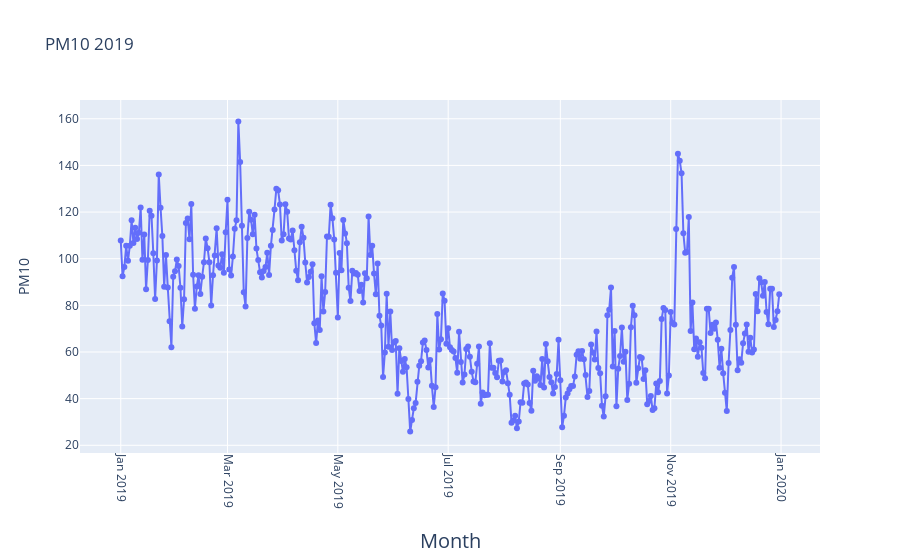

The notebook cell saved with this chart:
### Code cell
#2019
fig = go.Figure(go.Scatter(
    mode = "lines+markers",
    y = aqi_level_19.iloc[:,2],
    x = aqi_level_19.iloc[:,1]))
fig.update_xaxes(
        tickangle = 90,
        title_text = "Month",
        title_font = {"size": 20},
        title_standoff = 25)

fig.update_yaxes(
        title_text = "PM10",
        title_standoff = 25)
fig.update_layout(title_text="PM10 2019")

fig.show()

### Figure 1 — Plotly figure (JSON) as saved in the notebook; plotly's stock layout.template omitted (floating-point values rounded to 4 significant figures; data arrays with more than 128 entries replaced by an {"elided": "..."} marker saying what was removed)
{"data": [{"mode": "lines+markers", "type": "scatter", "x": {"elided": "365 str values"}, "y": {"elided": "365 float values"}}], "layout": {"title": {"text": "PM10 2019"}, "xaxis": {"tickangle": 90, "title": {"font": {"size": 20}, "standoff": 25, "text": "Month"}}, "yaxis": {"title": {"standoff": 25, "text": "PM10"}}}}
